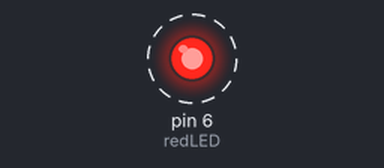
This sketch was run on a simulated Arduino Uno, built with avr-gcc and run on an emulated ATmega328P. On the bench: output pins drawn as LEDs (lit = HIGH). Dashed ring = blinking.

Above: at 0.2 s.
Timing chart, 0 to 3.0 s (numbered marks = the images above):
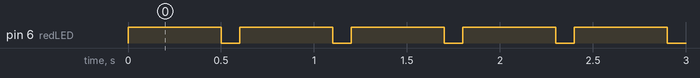

The sketch:

redBlink.ino
```cpp
// To make the LED blink, we move the digitalWrite commands from the setup to the loop function.
const int redLED =  6;
const int GND = 2;

void setup() {
  //this tells the arduino that the pins are outputs (not analog or digital inputs)
  pinMode (GND, OUTPUT);
  pinMode (redLED, OUTPUT);

  //this tells the arduino what state (high or 1, low or 0) to put the pins in
  digitalWrite(GND, 0);
}

void loop() {
  digitalWrite(redLED, 1); //turns on the LED
  delay (500); // stops code at this point for a time
  digitalWrite(redLED, 0); //turns off the LED
  delay (100); // stops code at this point for a time
}
```

Measured:
- by itself, pin 6 (redLED): alternates HIGH for 0.50 s and LOW for 0.10 s
